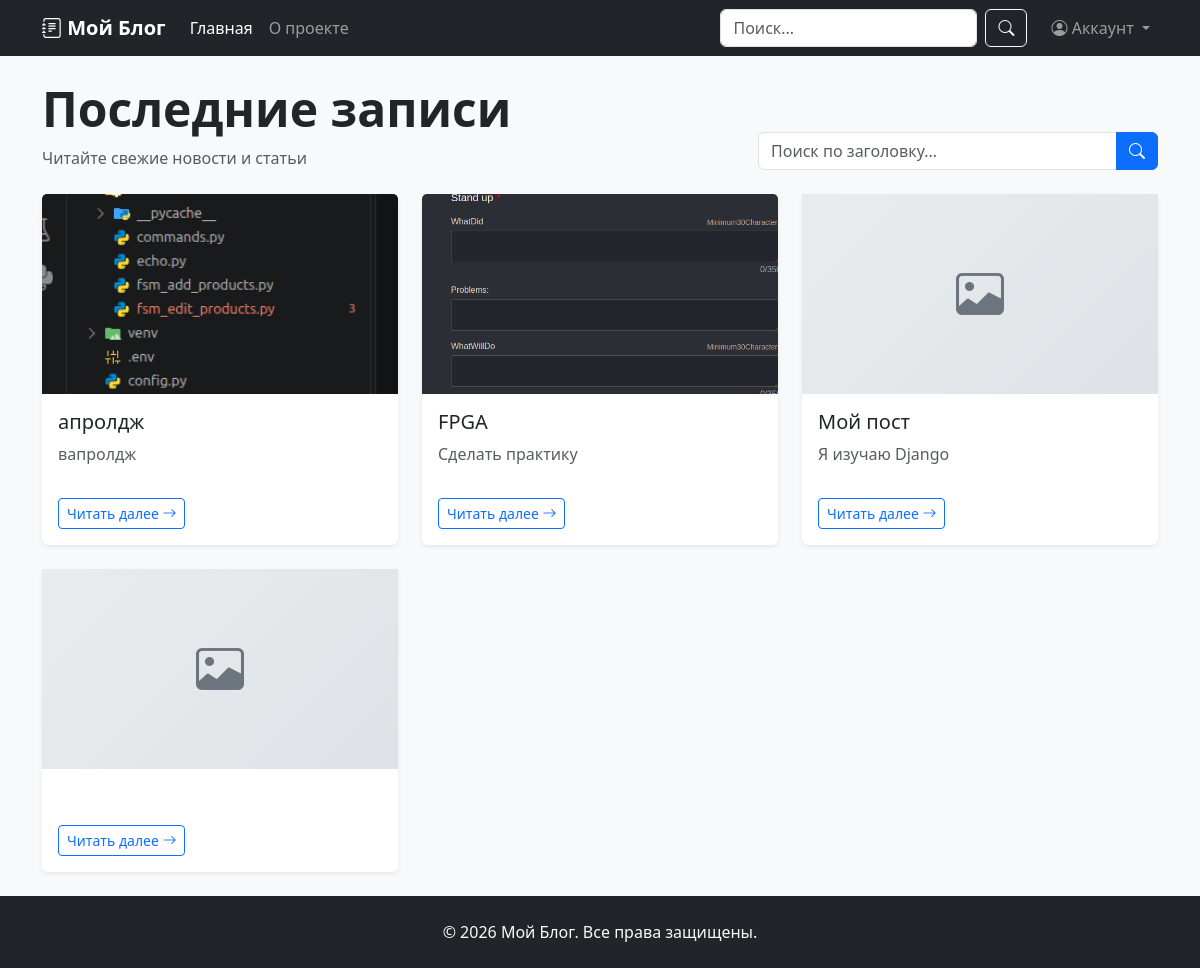
The app's page /, older data.
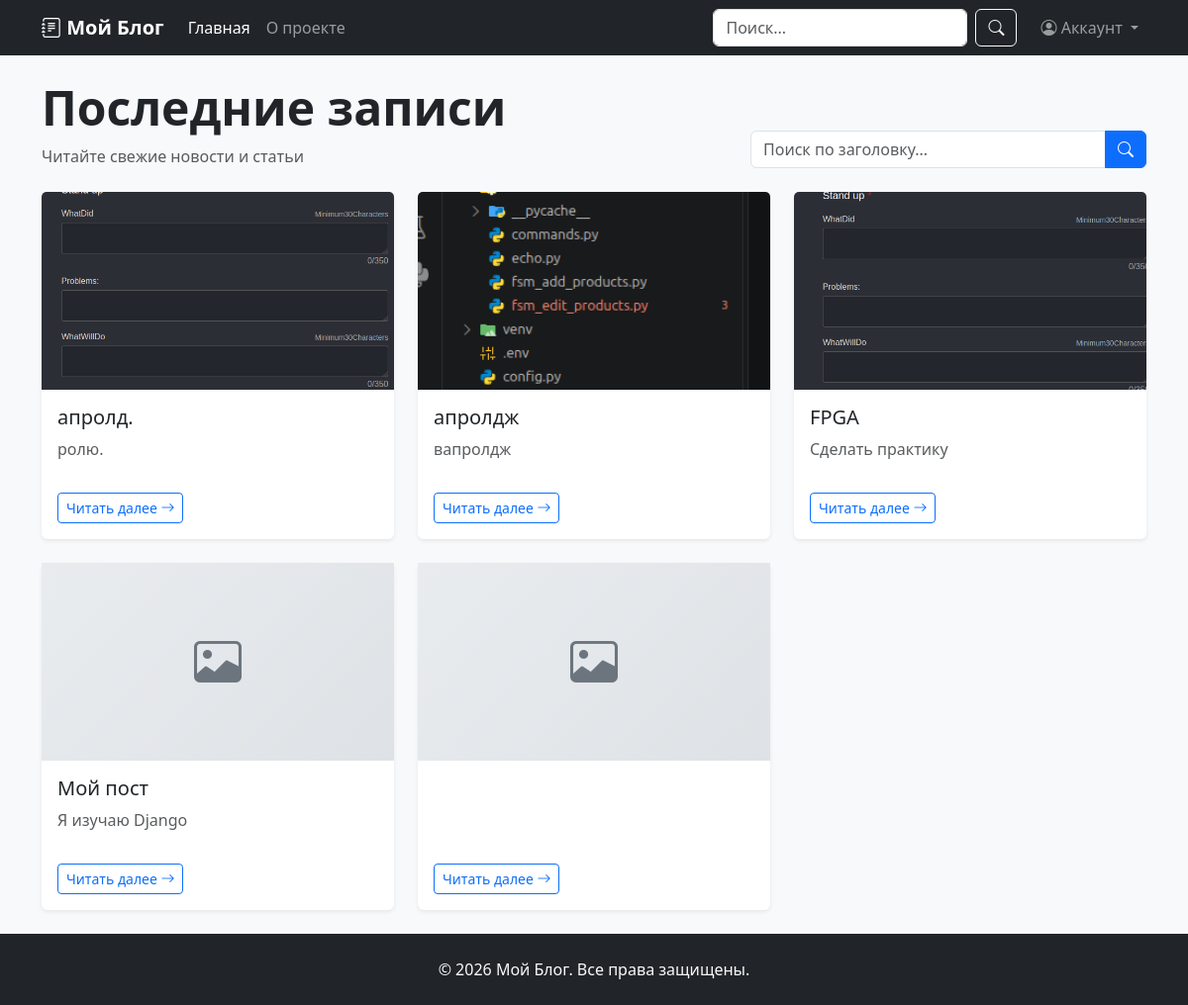
The same page, newer data.
### posts/models.py (models this page shows, shortened)
class Post(models.Model):
    title = models.CharField(max_length=100)
    description = models.CharField()
    is_active = models.BooleanField(default=True)
    image = models.ImageField(null=True, upload_to="posts")
    created_at = models.DateTimeField(auto_now_add=True)
    updated_at = models.DateTimeField(auto_now=True)
    category = models.ForeignKey(
        Category,
        on_delete=models.SET_NULL,
        null=True,
        blank=True,
        related_name="posts",
    )
    author = models.ForeignKey(
            User,
            on_delete=models.CASCADE,
            null=True,
            blank=True,
            related_name="posts",
        )

### posts/views.py (the view)
# urls.py: path("", views.PostListView.as_view(), name="post_list"),
class PostListView(ListView):
    model = Post
    template_name = "posts/list.html"
    context_object_name = "posts"
    def get_queryset(self):
        posts = Post.objects.order_by("-created_at", "-id")
        search = self.request.GET.get("search")
        if search:
            posts = posts.filter(description__icontains=search)
        return posts

### templates/posts/list.html (shortened to what this page needs)
{% extends 'base.html' %}
{% block content %}
<div class="row mb-4 align-items-end">
    <div class="col-md-6">
        <h1 class="display-5 fw-bold">Последние записи</h1>
        <p class="text-muted mb-0">Читайте свежие новости и статьи</p>
    </div>
    <div class="col-md-6">
        <form method="get" action="" class="d-flex justify-content-md-end">
            <div class="input-group" style="max-width: 400px;">
                <input
                    type="text"
                    name="search"
                    class="form-control"
                    placeholder="Поиск по заголовку..."
                    value="{{ request.GET.search }}"
                    aria-label="Поиск"
                >
                <button class="btn btn-primary" type="submit">
                    <i class="bi bi-search"></i>
                </button>
            </div>
        </form>
    </div>
</div>
{% if posts %}
<div class="row g-4">
    {% for post in posts %}
    <div class="col-md-6 col-lg-4">
        <div class="card h-100 shadow-sm">
            {% if post.image %}
                <img src="{{ post.image.url }}" class="card-img-top" alt="{{ post.title }}" style="height: 200px; object-fit: cover;">
            {% else %}
                <div class="post-img-placeholder">
                    <i class="bi bi-image"></i>
                </div>
            {% endif %}
            <div class="card-body d-flex flex-column">
                <h5 class="card-title">{{ post.title }}</h5>
                <p class="card-text text-muted flex-grow-1">
                    {{ post.description|truncatewords:20 }}
                </p>
                <div class="d-flex justify-content-between align-items-center mt-3">
                    <a href="{% url 'post_detail' post.id %}" class="btn btn-outline-primary btn-sm">
                        Читать далее <i class="bi bi-arrow-right"></i>
                    </a>
                </div>
            </div>
        </div>
    </div>
    {% endfor %}
</div>
{% endif %}
{% endblock %}

### templates/base.html (shortened to what this page needs)
{% load static %}
<!DOCTYPE html>
<html lang="ru">
<head>
    <link
        href="https://cdn.jsdelivr.net/npm/bootstrap@5.3.8/dist/css/bootstrap.min.css"
        rel="stylesheet"
    >
    <link
        rel="stylesheet"
        href="https://cdn.jsdelivr.net/npm/bootstrap-icons@1.11.3/font/bootstrap-icons.min.css"
    >
</head>
<body class="d-flex flex-column min-vh-100">
    <nav class="navbar navbar-expand-lg navbar-dark bg-dark sticky-top">
        <div class="container">
            <a class="navbar-brand" href="{% url 'post_list' %}">
                <i class="bi bi-journal-text"></i> Мой Блог
            </a>
            <div class="collapse navbar-collapse" id="navbarContent">
                <ul class="navbar-nav me-auto mb-2 mb-lg-0">
                    <li class="nav-item">
                        <a
                            class="nav-link {% if request.resolver_match.url_name == 'post_list' %}active{% endif %}"
                            href="{% url 'post_list' %}"
                        >
                            Главная
                        </a>
                    </li>
                    <li class="nav-item">
                        <a class="nav-link" href="#">О проекте</a>
                    </li>
                </ul>
                <form
                    class="d-flex me-lg-3 mb-2 mb-lg-0"
                    role="search"
                    action="{% url 'post_list' %}"
                    method="get"
                >
                    <input
                        class="form-control me-2"
                        type="search"
                        name="search"
                        value="{{ request.GET.search|default:'' }}"
                        placeholder="Поиск..."
                        aria-label="Поиск"
                    >
                    <button
                        class="btn btn-outline-light"
                        type="submit"
                        aria-label="Найти"
                    >
                        <i class="bi bi-search"></i>
                    </button>
                </form>
                <ul class="navbar-nav mb-2 mb-lg-0">
                    {% if user.is_authenticated %}
                    <li class="nav-item dropdown">
                        <a
                            class="nav-link dropdown-toggle"
                            href="#"
                            role="button"
                            data-bs-toggle="dropdown"
                            aria-expanded="false"
                        >
                            <i class="bi bi-person-circle"></i>
                            {{ user.get_username }}
                        </a>
                        <ul class="dropdown-menu dropdown-menu-end">
                            <li>
                                <span class="dropdown-item-text text-muted small">
                                    Вы вошли как
                                    <strong>{{ user.get_username }}</strong>
                                </span>
                            </li>
                            <li><hr class="dropdown-divider"></li>
                            <li>
                                <a class="dropdown-item" href="{% url 'my_posts' %}">
                                    <i class="bi bi-person-lines-fill"></i>
                                    Мои посты
                                </a>
                            </li>
                            <li>
                                <a class="dropdown-item" href="#">
                                    <i class="bi bi-person"></i> Профиль
                                </a>
                            </li>
                            {% if user.is_staff %}
                            <li>
                                <a class="dropdown-item" href="{% url 'admin:index' %}">
                                    <i class="bi bi-gear"></i> Админка
                                </a>
                            </li>
                            {% endif %}
                            <li><hr class="dropdown-divider"></li>
                            <li>
                                <form method="post" action="{% url 'logout' %}">
                                    {% csrf_token %}
                                    <button
                                        type="submit"
                                        class="dropdown-item text-danger"
                                    >
                                        <i class="bi bi-box-arrow-right"></i>
                                        Выйти
                                    </button>
                                </form>
                            </li>
                        </ul>
                    </li>
                    {% else %}
                    <li class="nav-item dropdown">
                        <a
                            class="nav-link dropdown-toggle"
                            href="#"
                            role="button"
                            data-bs-toggle="dropdown"
                            aria-expanded="false"
                        >
                            <i class="bi bi-person-circle"></i> Аккаунт
                        </a>
                    </li>
                    {% endif %}
                </ul>
            </div>
        </div>
    </nav>
    <main class="container py-4 flex-grow-1">
        {% block content %}
        {% endblock %}
    </main>
    <footer class="bg-dark text-light py-4 mt-auto">
        <div class="container text-center">
            <p class="mb-0">
                &copy; 2026 Мой Блог. Все права защищены.
            </p>
        </div>
    </footer>
</body>
</html>

### templates/base.html (style rules this page uses)
body { background-color: #f8f9fa; }
.navbar-brand { font-weight: bold; }
.card { transition: transform 0.2s, box-shadow 0.2s; border: none; }
.post-img-placeholder { height: 200px; background: linear-gradient(135deg, #e9ecef 0%, #dee2e6 100%); display: flex; align-items: center; justify-content: center; color: #6c757d; font-size: 3rem; }

Row changes from the older to the newer data that the page shows:
added Post: image (picture), title "апролд.", description "ролю."
